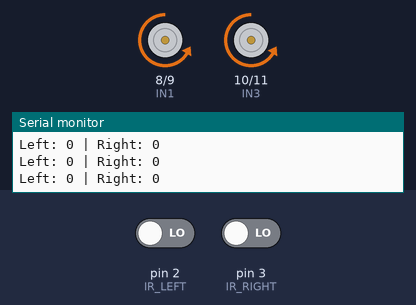
The sketch below on a simulated Arduino Uno, built with avr-gcc and run on an emulated ATmega328P. Parts: motor-driver pin pairs drawn as motors (green arrow = first pin HIGH = forward, orange = second pin HIGH = backward, longer = more drive, scaled by the enable pin), the last lines printed to the serial monitor. Inputs (shaded band) come from the test bench; at power-on: pin 2 (IR_LEFT) LOW, pin 3 (IR_RIGHT) LOW.

Above: at 1.9 s.
2.6 s: pin 2 (IR_LEFT) driven HIGH
At 4.5 s:
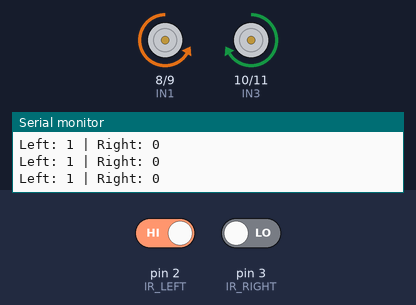
4.9 s: pin 3 (IR_RIGHT) driven HIGH
At 6.0 s:
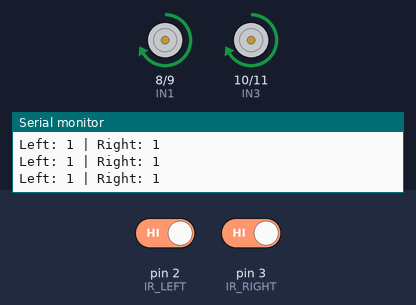
6.4 s: pin 3 (IR_RIGHT) driven LOW
At 7.5 s:
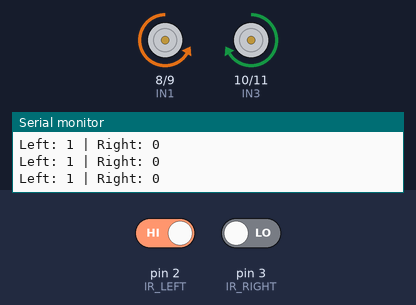
10.1 s: pin 2 (IR_LEFT) driven LOW
At 10.34 s:
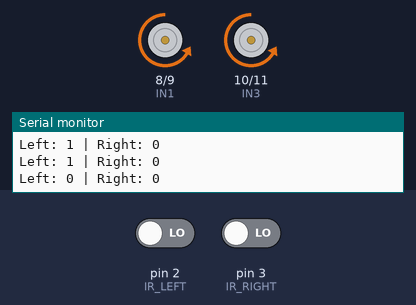
Timing chart, 0 to 14.7 s (numbered marks = the images above; inputs shaded):
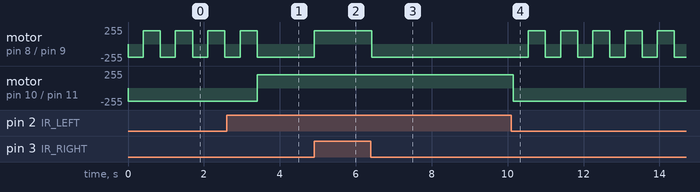

Measured:
- after the input at 2.6 s, motor on pin 8 (IN1) / pin 9 (IN2): goes on until 3.4 s, then stays backward 200/255; motor on pin 10 (IN3) / pin 11 (IN4): backward 200/255 → forward 200/255 after 0.80 s
- after the input at 4.9 s, motor on pin 8 (IN1) / pin 9 (IN2): backward 200/255 → forward 200/255 at once
- after the input at 6.4 s, motor on pin 8 (IN1) / pin 9 (IN2): forward 200/255 → backward 200/255 at once
- after the input at 10.1 s, motor on pin 8 (IN1) / pin 9 (IN2): alternates forward 200/255 for 0.45 s and backward 200/255 for 0.40 s, starting after 0.44 s; motor on pin 10 (IN3) / pin 11 (IN4): forward 200/255 → backward 200/255 at once
- by itself, motor on pin 8 (IN1) / pin 9 (IN2): alternates forward 200/255 for 0.45 s and backward 200/255 for 0.40 s

The sketch:

Obstacle_avoider_with_serialprint.ino
```cpp
// Motor Pins
#define IN1 8
#define IN2 9
#define IN3 10
#define IN4 11
#define ENA 5
#define ENB 6

// IR Sensor Pins
#define IR_LEFT 2
#define IR_RIGHT 3

int speedLeft = 200; // you can change this from 0 to 255 (8bit) to change the speed and torque of the car by changing the voltage.   Note:- this changes voltage so if speed increses then also torque increses not like gear system in real vehicles
int speedRight = 200;

void setup() {

  pinMode(IN1, OUTPUT);
  pinMode(IN2, OUTPUT);
  pinMode(IN3, OUTPUT);
  pinMode(IN4, OUTPUT);
  pinMode(ENA, OUTPUT);
  pinMode(ENB, OUTPUT);

  pinMode(IR_LEFT, INPUT);
  pinMode(IR_RIGHT, INPUT);

  Serial.begin(9600);
}

void loop() {

  int leftState = digitalRead(IR_LEFT);
  int rightState = digitalRead(IR_RIGHT);

  Serial.print("Left: ");
  Serial.print(leftState);
  Serial.print(" | Right: ");
  Serial.println(rightState);

  // If no obstacle
  if (leftState == HIGH && rightState == HIGH) {
    moveForward();
  }

  // Obstacle on left
  else if (leftState == LOW && rightState == HIGH) {
    turnRight();
  }

  // Obstacle on right
  else if (leftState == HIGH && rightState == LOW) {
    turnLeft();
  }

  // Obstacle on both sides
  else {
    moveBackward();
    delay(400);
    turnRight();
    delay(400);
  }

  delay(50);
}

void moveForward() {
  analogWrite(ENA, speedLeft);
  analogWrite(ENB, speedRight);

  digitalWrite(IN1, HIGH);
  digitalWrite(IN2, LOW);
  digitalWrite(IN3, HIGH);
  digitalWrite(IN4, LOW);
}

void moveBackward() {
  analogWrite(ENA, speedLeft);
  analogWrite(ENB, speedRight);

  digitalWrite(IN1, LOW);
  digitalWrite(IN2, HIGH);
  digitalWrite(IN3, LOW);
  digitalWrite(IN4, HIGH);
}

void turnLeft() {
  analogWrite(ENA, speedLeft);
  analogWrite(ENB, speedRight);

  digitalWrite(IN1, LOW);
  digitalWrite(IN2, HIGH);
  digitalWrite(IN3, HIGH);
  digitalWrite(IN4, LOW);
}

void turnRight() {
  analogWrite(ENA, speedLeft);
  analogWrite(ENB, speedRight);

  digitalWrite(IN1, HIGH);
  digitalWrite(IN2, LOW);
  digitalWrite(IN3, LOW);
  digitalWrite(IN4, HIGH);
}

void stopMotors() {
  digitalWrite(IN1, LOW);
  digitalWrite(IN2, LOW);
  digitalWrite(IN3, LOW);
  digitalWrite(IN4, LOW);
}
```
